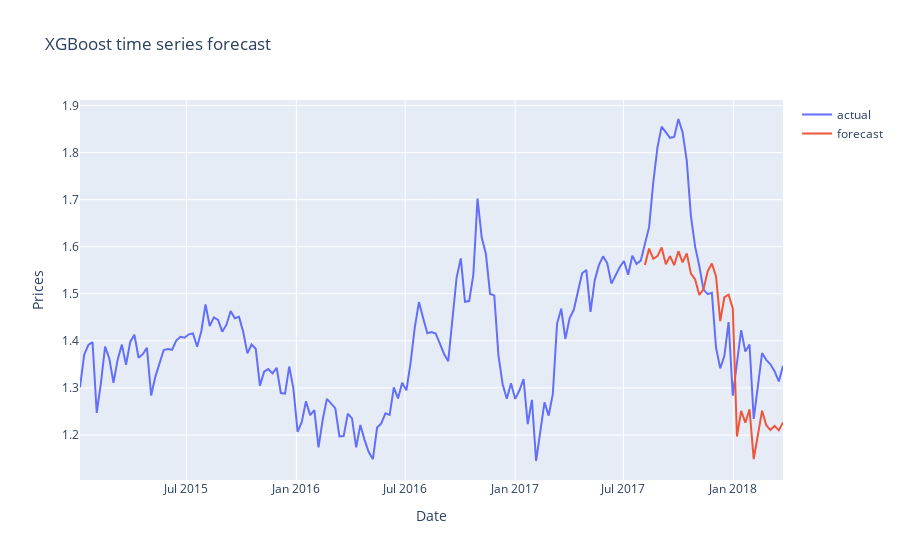

The notebook cell this image was saved under:
### Code cell
scatter = go.Scatter(x = data.groupby('date').mean().index, y = data.groupby('date').mean().averageprice , name = 'actual')
scatter2 = go.Scatter(x = data_all.groupby('date').mean().index, y = data_all.groupby('date').mean().averageprice_prediction, name = 'forecast')

layout = go.Layout(title = 'XGBoost time series forecast', xaxis ={'title':'Date'}, yaxis = {'title':'Prices'})
figure = go.Figure(data = [scatter, scatter2], layout = layout)
iplot(figure)

### Figure 1 — Plotly figure (JSON) as saved in the notebook; plotly's stock layout.template omitted (floating-point values rounded to 4 significant figures; data arrays with more than 128 entries replaced by an {"elided": "..."} marker saying what was removed)
{"data": [{"name": "actual", "type": "scatter", "x": {"elided": "169 str values"}, "y": {"elided": "169 float values"}}, {"name": "forecast", "type": "scatter", "x": {"elided": "169 str values"}, "y": {"elided": "169 float values"}}], "layout": {"title": {"text": "XGBoost time series forecast"}, "xaxis": {"title": {"text": "Date"}}, "yaxis": {"title": {"text": "Prices"}}}}
